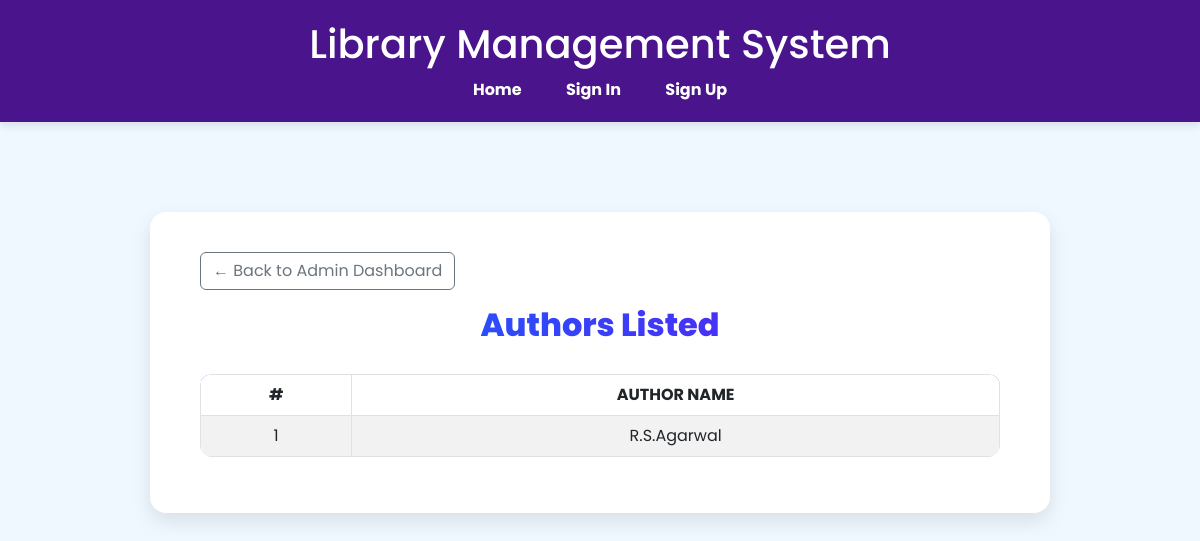
Page /authors-listed/ (signed in) on the earlier database version.
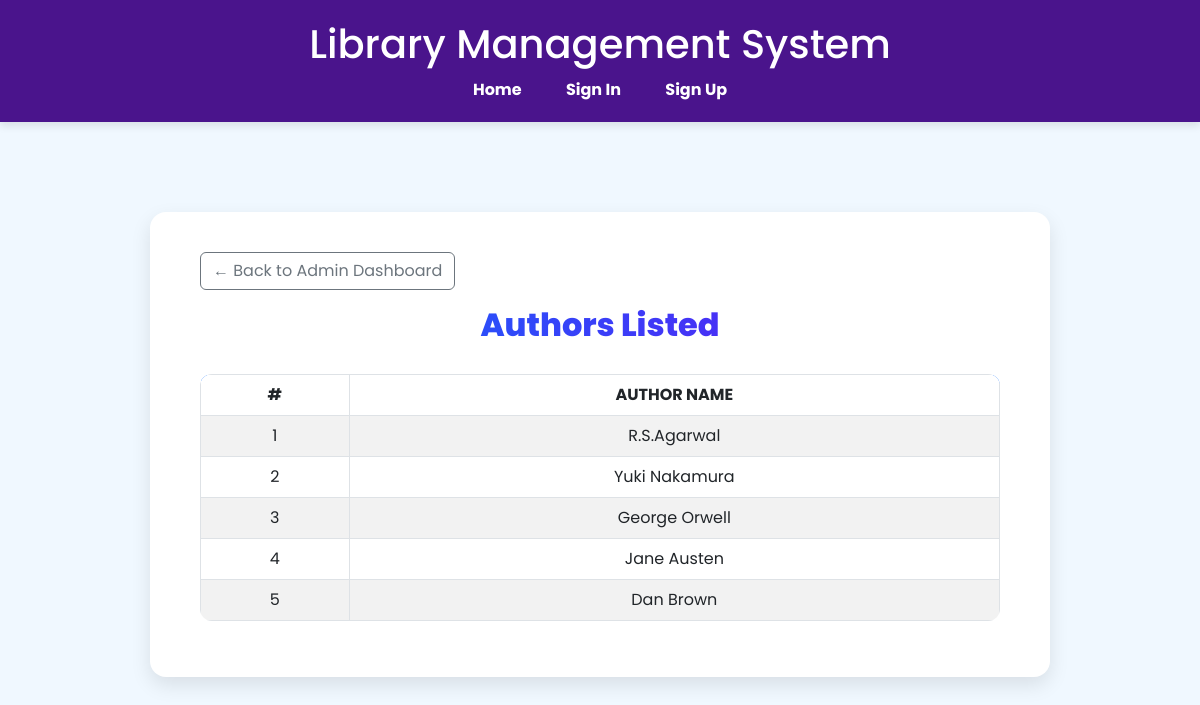
Same page on the later database version.
### base/models.py (models this page shows, shortened)
class Author(models.Model):
    name = models.CharField(max_length=100, unique=True)

### base/views.py (the view)
# urls.py: path('authors-listed/', views.authors_listed, name='authors_listed'),
@login_required
def authors_listed(request):
    authors = Author.objects.all()
    return render(request, 'base/authors_listed.html', {'authors': authors})

### base/templates/base/authors_listed.html (shortened to what this page needs)
{% extends 'base/base.html' %}
{% load static %}
{% block content %}
<div class="authors-card">
    <div class="d-flex justify-content-start mb-3">
    <a href="{% url 'dashboard' %}" class="btn btn-outline-secondary">
        ← Back to Admin Dashboard
    </a>
</div>
    <h2 class="authors-title">Authors Listed</h2>
    <table class="table table-bordered table-striped">
        <thead>
            <tr>
                <th>#</th>
                <th>Author Name</th>
            </tr>
        </thead>
        <tbody>
            {% for author in authors %}
            <tr>
                <td>{{ forloop.counter }}</td>
                <td>{{ author.name }}</td>
            </tr>
            {% empty %}
            <tr>
                <td colspan="2" class="text-center no-authors">No authors found.</td>
            </tr>
            {% endfor %}
        </tbody>
    </table>
</div>
{% endblock %}

Differences in the rows shown:
added Author: name "Yuki Nakamura"
added Author: name "George Orwell"
added Author: name "Jane Austen"
added Author: name "Dan Brown"
